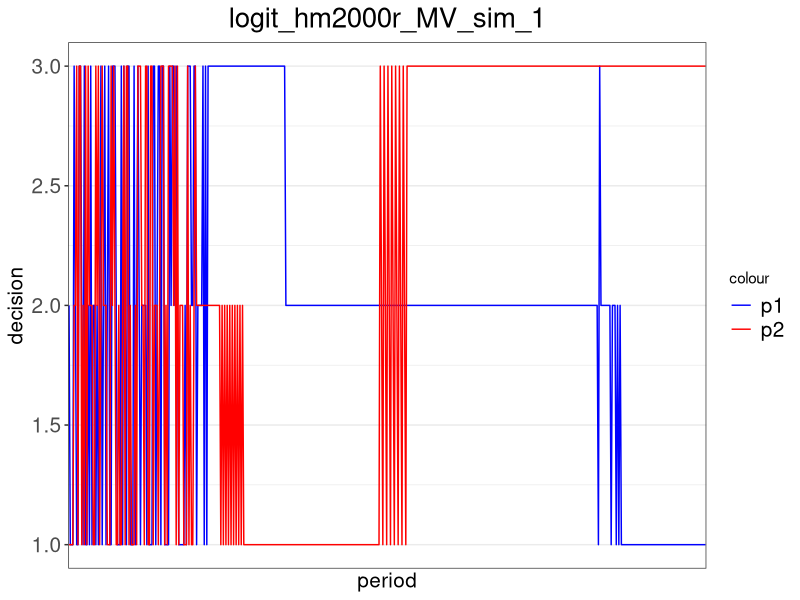
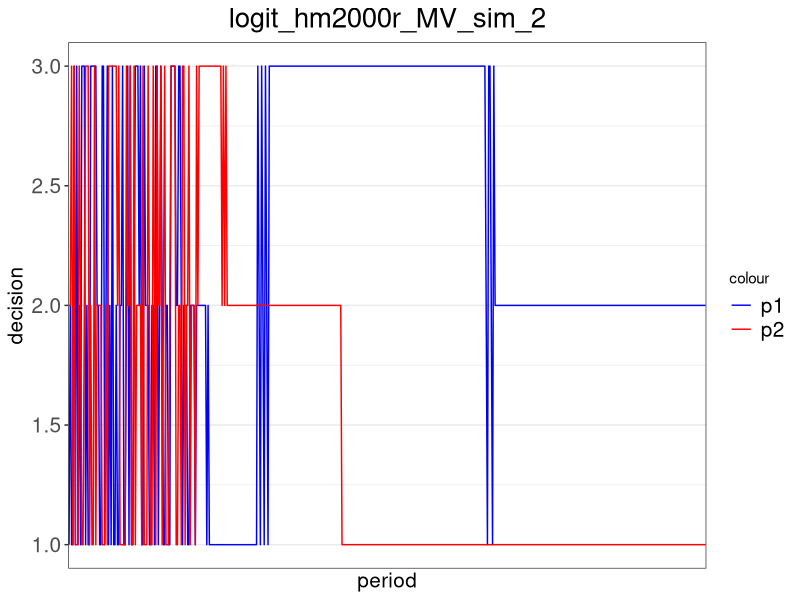
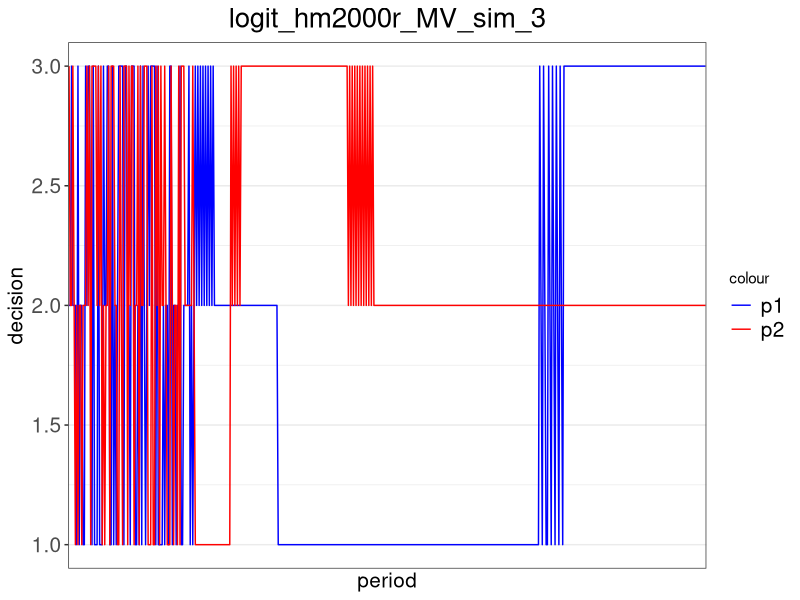
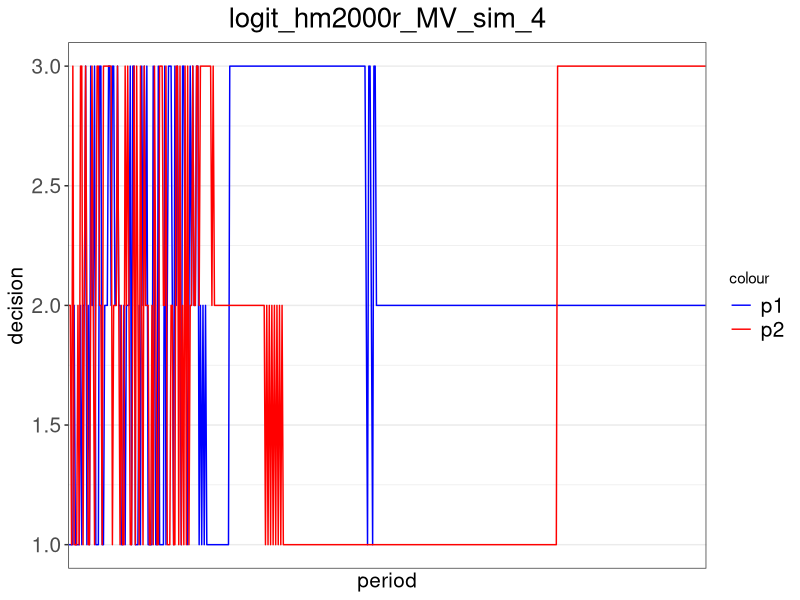
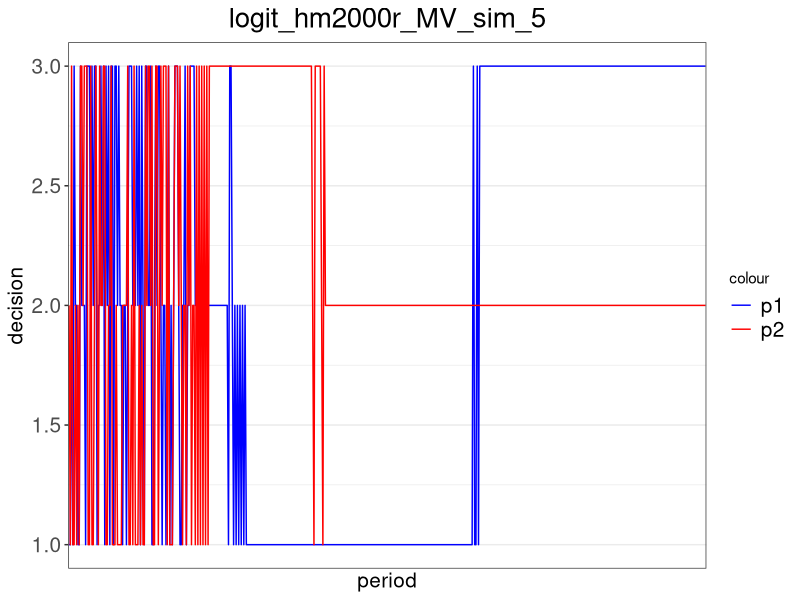
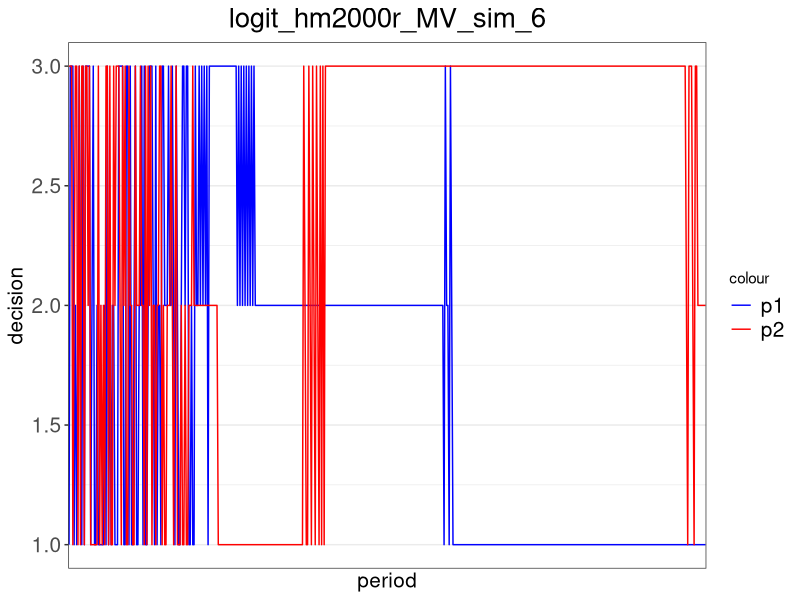
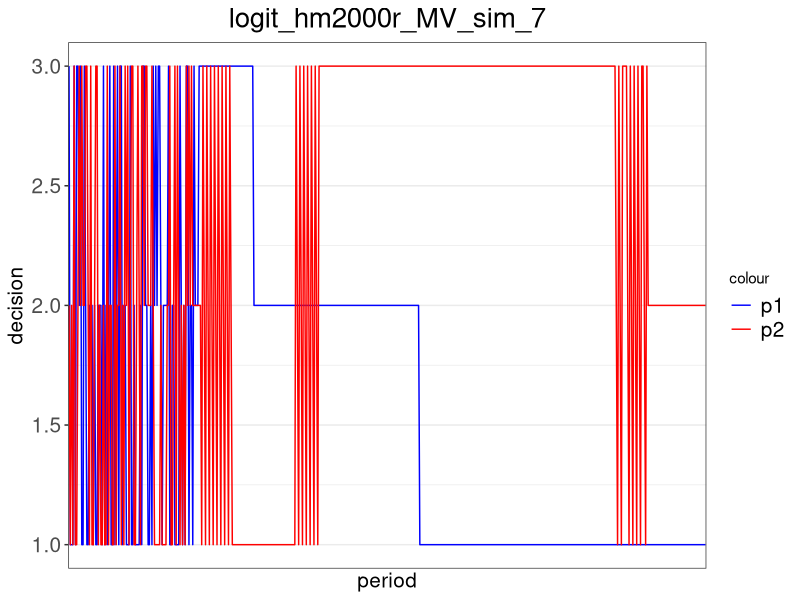
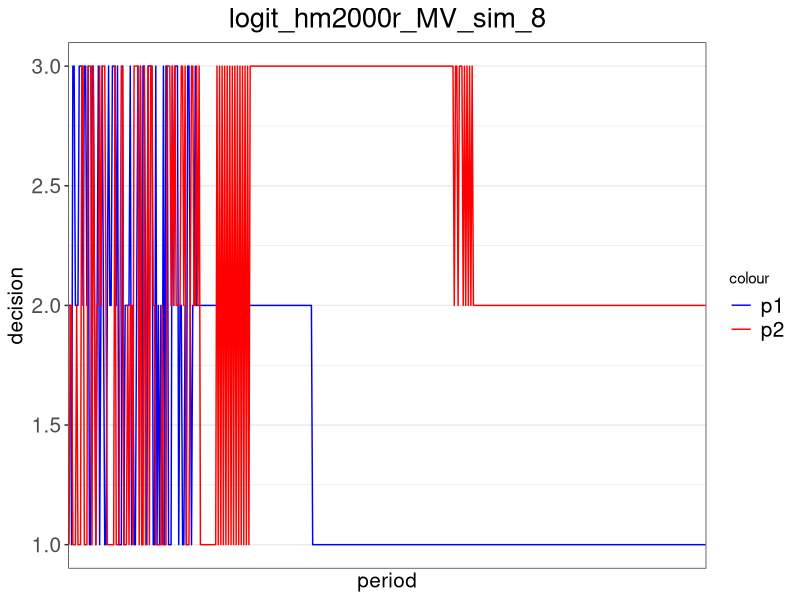

These charts were generated, in order, by the following R code: (Note: this script raises an error after producing the figures.)
##### Packages and Payoff #####
# add package
library(ggplot2)

# set up the payoff matrix
pay_MV = matrix(c(0,200,100,100,0,200,200,100,0),3,3) # payoff matrix 3x3

# build the payoff function (chicken, can be switched to MV)
payoff = function(my_choice, your_choice){
  return(pay_MV[my_choice, your_choice])
}


##### HM2000 (regret1) #####
# build the regret function for action m (m is 1,2,or 3) under HM2000
regret_hm2000 = function(m, iteration, my_history, your_history){
  
  # calculate the length of history
  len_history = iteration - 1
  
  # get my most recent decision
  lastchoice = my_history[len_history]
  
  # create a regret payoff term
  my_regret = rep(0, len_history)
  
  # loop over previous periods to replace the choice with decision 1
  for (i in 1:len_history){
    if (my_history[i] == lastchoice){
      my_regret[i] = payoff(m, your_history[i])
    }
    else{
      my_regret[i] = payoff(my_history[i], your_history[i])
    }
  }
  
  # calculate and return the regret
  return(mean(my_regret))
}


# build the decision function based on the regret function under HM2000
decision_hm2000 = function(mu, iteration, my_history, your_history){
  
  # get my most recent decision
  lastchoice = my_history[iteration-1]
  
  # compute regret for all possible decisions
  regret1 = regret_hm2000(1, iteration, my_history, your_history)
  regret2 = regret_hm2000(2, iteration, my_history, your_history)
  regret3 = regret_hm2000(3, iteration, my_history, your_history)
  
  # calculate the decision when my last choice is 1
  if (lastchoice == 1){
    if (regret1 == max(regret1, regret2, regret3)){return(1)}
    else{
      # switch with a positive probability from 1 to 2 or from 1 to 3
      seed2 = runif(1,0,1)
      prob2 = (regret2-regret1)/mu
      seed3 = runif(1,0,1)
      prob3 = (regret3-regret1)/mu
      if (seed2<=prob2 & seed3>prob3){return(2)}
      else if (seed2>prob2 & seed3<=prob3){return(3)}
      else if (seed2>prob2 & seed3>prob3){return(1)}
      else{
        if (prob2>prob3){return(2)}
        else if (prob2<prob3){return(3)}
        else{return(sample(c(2,3), 1))}
      }
    }
  }
  
  # calculate the decision when my last choice is 2
  if (lastchoice == 2){
    if (regret2 == max(regret1, regret2, regret3)){return(2)}
    else{
      # switch with a positive probability from 2 to 1 or from 2 to 3
      seed1 = runif(1,0,1)
      prob1 = (regret1-regret2)/mu
      seed3 = runif(1,0,1)
      prob3 = (regret3-regret2)/mu
      if (seed1<=prob1 & seed3>prob3){return(1)}
      else if (seed1>prob1 & seed3<=prob3){return(3)}
      else if (seed1>prob1 & seed3>prob3){return(2)}
      else{
        if (prob1>prob3){return(1)}
        else if (prob1<prob3){return(3)}
        else{return(sample(c(1,3), 1))}
      }
    }
  }
  
  # calculate the decision when my last choice is 2
  if (lastchoice == 3){
    if (regret3 == max(regret1, regret2, regret3)){return(3)}
    else{
      # switch with a positive probability from 2 to 1 or from 2 to 3
      seed1 = runif(1,0,1)
      prob1 = (regret1-regret3)/mu
      seed2 = runif(1,0,1)
      prob2 = (regret2-regret3)/mu
      if (seed1<=prob1 & seed2>prob2){return(1)}
      else if (seed1>prob1 & seed2<=prob2){return(2)}
      else if (seed1>prob1 & seed2>prob2){return(3)}
      else{
        if (prob1>prob2){return(1)}
        else if (prob1<prob2){return(2)}
        else{return(sample(c(1,2), 1))}
      }
    }
  }
}


# build the decision function based on logit response
decision_hm2000_logit = function(mu, beta, iteration, my_history, your_history){
  
  # compute regret for all possible decisions
  regret1 = regret_hm2000(1, iteration, my_history, your_history)
  regret2 = regret_hm2000(2, iteration, my_history, your_history)
  regret3 = regret_hm2000(3, iteration, my_history, your_history)
  
  # using logit response to calculate the probability of choosing each strategy
  prob = c(0,0,0)
  prob[1] = exp(beta[1]*regret1)/(exp(beta[1]*regret1) + exp(beta[2]*regret2) + exp(beta[3]*regret3))
  prob[2] = exp(beta[2]*regret2)/(exp(beta[1]*regret1) + exp(beta[2]*regret2) + exp(beta[3]*regret3))
  prob[3] = exp(beta[3]*regret3)/(exp(beta[1]*regret1) + exp(beta[2]*regret2) + exp(beta[3]*regret3))
  
  # randomly determine the decision
  seed = runif(1,0,1)
  if (seed <= prob[1]){return(1)}
  else if (seed > prob[1] & seed <= prob[1]+prob[2]){return(2)}
  else{return(3)}
}


##### Average Historical Payoff (regret2) #####
# build the regret function for action m (m is 1,2,or 3) under HM2000
regret_avgpay = function(m, iteration, my_history, your_history){
  
  # calculate the length of history
  len_history = iteration - 1
  
  # create a regret payoff term
  my_regret = 0
  period = 0
  
  # loop over previous periods to calculate the total historical payoff
  for (i in 1:len_history){
    if (my_history[i] == m){
      my_regret = my_regret + payoff(my_history[i], your_history[i])
      period = period + 1
    }
  }
  
  # return the average historical payoff
  if (period == 0){return(0)}
  else{
    return(my_regret/period)
  }
}


# build the decision function based on the regret function under HM2000
decision_avgpay = function(mu, iteration, my_history, your_history){
  
  # get my most recent decision
  lastchoice = my_history[iteration-1]
  
  # compute regret for all possible decisions
  regret1 = regret_avgpay(1, iteration, my_history, your_history)
  regret2 = regret_avgpay(2, iteration, my_history, your_history)
  regret3 = regret_avgpay(3, iteration, my_history, your_history)
  
  # calculate the decision when my last choice is 1
  if (lastchoice == 1){
    if (regret1 == max(regret1, regret2, regret3)){return(1)}
    else{
      # switch with a positive probability from 1 to 2 or from 1 to 3
      seed2 = runif(1,0,1)
      prob2 = (regret2-regret1)/mu
      seed3 = runif(1,0,1)
      prob3 = (regret3-regret1)/mu
      if (seed2<=prob2 & seed3>prob3){return(2)}
      else if (seed2>prob2 & seed3<=prob3){return(3)}
      else if (seed2>prob2 & seed3>prob3){return(1)}
      else{
        if (prob2>prob3){return(2)}
        else if (prob2<prob3){return(3)}
        else{return(sample(c(2,3), 1))}
      }
    }
  }
  
  # calculate the decision when my last choice is 2
  if (lastchoice == 2){
    if (regret2 == max(regret1, regret2, regret3)){return(2)}
    else{
      # switch with a positive probability from 2 to 1 or from 2 to 3
      seed1 = runif(1,0,1)
      prob1 = (regret1-regret2)/mu
      seed3 = runif(1,0,1)
      prob3 = (regret3-regret2)/mu
      if (seed1<=prob1 & seed3>prob3){return(1)}
      else if (seed1>prob1 & seed3<=prob3){return(3)}
      else if (seed1>prob1 & seed3>prob3){return(2)}
      else{
        if (prob1>prob3){return(1)}
        else if (prob1<prob3){return(3)}
        else{return(sample(c(1,3), 1))}
      }
    }
  }
  
  # calculate the decision when my last choice is 2
  if (lastchoice == 3){
    if (regret3 == max(regret1, regret2, regret3)){return(3)}
    else{
      # switch with a positive probability from 2 to 1 or from 2 to 3
      seed1 = runif(1,0,1)
      prob1 = (regret1-regret3)/mu
      seed2 = runif(1,0,1)
      prob2 = (regret2-regret3)/mu
      if (seed1<=prob1 & seed2>prob2){return(1)}
      else if (seed1>prob1 & seed2<=prob2){return(2)}
      else if (seed1>prob1 & seed2>prob2){return(3)}
      else{
        if (prob1>prob2){return(1)}
        else if (prob1<prob2){return(2)}
        else{return(sample(c(1,2), 1))}
      }
    }
  }
}


# build the decision function based on logit response
decision_avgpay_logit = function(mu, beta, iteration, my_history, your_history){
  
  # compute regret for all possible decisions
  regret1 = regret_avgpay(1, iteration, my_history, your_history)
  regret2 = regret_avgpay(2, iteration, my_history, your_history)
  regret3 = regret_avgpay(3, iteration, my_history, your_history)
  
  # using logit response to calculate the probability of choosing each strategy
  prob = c(0,0,0)
  prob[1] = exp(beta[1]*regret1)/(exp(beta[1]*regret1) + exp(beta[2]*regret2) + exp(beta[3]*regret3))
  prob[2] = exp(beta[2]*regret2)/(exp(beta[1]*regret1) + exp(beta[2]*regret2) + exp(beta[3]*regret3))
  prob[3] = exp(beta[3]*regret3)/(exp(beta[1]*regret1) + exp(beta[2]*regret2) + exp(beta[3]*regret3))
  
  # randomly determine the decision
  seed = runif(1,0,1)
  if (seed <= prob[1]){return(1)}
  else if (seed > prob[1] & seed <= prob[1]+prob[2]){return(2)}
  else{return(3)}
}


##### HM2000 revised (regret3) #####
# build the regret function for action m (m is 1,2,or 3) under HM2000 revised algorithm
regret_hm2000r = function(m, iteration, my_history, your_history){
  
  # calculate the length of history
  len_history = iteration - 1
  
  # get my most recent decision
  lastchoice = my_history[len_history]
  
  # create a regret payoff term
  my_regret = 0
  period = 0
  
  # loop over previous periods to replace the choice with decision 1
  for (i in 1:len_history){
    if (my_history[i] == lastchoice){
      my_regret = my_regret + payoff(m, your_history[i])
      period = period + 1
    }
  }
  
  # calculate and return the regret
  return(my_regret/period)
}


# build the decision function based on the regret function under HM2000 revised algorithm
decision_hm2000r = function(mu, iteration, my_history, your_history){
  
  # get my most recent decision
  lastchoice = my_history[iteration-1]
  
  # compute regret for all possible decisions
  regret1 = regret_hm2000r(1, iteration, my_history, your_history)
  regret2 = regret_hm2000r(2, iteration, my_history, your_history)
  regret3 = regret_hm2000r(3, iteration, my_history, your_history)
  
  # calculate the decision when my last choice is 1
  if (lastchoice == 1){
    if (regret1 == max(regret1, regret2, regret3)){return(1)}
    else{
      # switch with a positive probability from 1 to 2 or from 1 to 3
      seed2 = runif(1,0,1)
      prob2 = (regret2-regret1)/mu
      seed3 = runif(1,0,1)
      prob3 = (regret3-regret1)/mu
      if (seed2<=prob2 & seed3>prob3){return(2)}
      else if (seed2>prob2 & seed3<=prob3){return(3)}
      else if (seed2>prob2 & seed3>prob3){return(1)}
      else{
        if (prob2>prob3){return(2)}
        else if (prob2<prob3){return(3)}
        else{return(sample(c(2,3), 1))}
      }
    }
  }
  
  # calculate the decision when my last choice is 2
  if (lastchoice == 2){
    if (regret2 == max(regret1, regret2, regret3)){return(2)}
    else{
      # switch with a positive probability from 2 to 1 or from 2 to 3
      seed1 = runif(1,0,1)
      prob1 = (regret1-regret2)/mu
      seed3 = runif(1,0,1)
      prob3 = (regret3-regret2)/mu
      if (seed1<=prob1 & seed3>prob3){return(1)}
      else if (seed1>prob1 & seed3<=prob3){return(3)}
      else if (seed1>prob1 & seed3>prob3){return(2)}
      else{
        if (prob1>prob3){return(1)}
        else if (prob1<prob3){return(3)}
        else{return(sample(c(1,3), 1))}
      }
    }
  }
  
  # calculate the decision when my last choice is 2
  if (lastchoice == 3){
    if (regret3 == max(regret1, regret2, regret3)){return(3)}
    else{
      # switch with a positive probability from 2 to 1 or from 2 to 3
      seed1 = runif(1,0,1)
      prob1 = (regret1-regret3)/mu
      seed2 = runif(1,0,1)
      prob2 = (regret2-regret3)/mu
      if (seed1<=prob1 & seed2>prob2){return(1)}
      else if (seed1>prob1 & seed2<=prob2){return(2)}
      else if (seed1>prob1 & seed2>prob2){return(3)}
      else{
        if (prob1>prob2){return(1)}
        else if (prob1<prob2){return(2)}
        else{return(sample(c(1,2), 1))}
      }
    }
  }
}


# build the decision function based on logit response
decision_hm2000r_logit = function(mu, beta, iteration, my_history, your_history){
  
  # compute regret for all possible decisions
  regret1 = regret_hm2000r(1, iteration, my_history, your_history)
  regret2 = regret_hm2000r(2, iteration, my_history, your_history)
  regret3 = regret_hm2000r(3, iteration, my_history, your_history)
  
  # using logit response to calculate the probability of choosing each strategy
  prob = c(0,0,0)
  prob[1] = exp(beta[1]*regret1)/(exp(beta[1]*regret1) + exp(beta[2]*regret2) + exp(beta[3]*regret3))
  prob[2] = exp(beta[2]*regret2)/(exp(beta[1]*regret1) + exp(beta[2]*regret2) + exp(beta[3]*regret3))
  prob[3] = exp(beta[3]*regret3)/(exp(beta[1]*regret1) + exp(beta[2]*regret2) + exp(beta[3]*regret3))
  
  # randomly determine the decision
  seed = runif(1,0,1)
  if (seed <= prob[1]){return(1)}
  else if (seed > prob[1] & seed <= prob[1]+prob[2]){return(2)}
  else{return(3)}
}


##### Simulation Output #####
# set up the parameters for the simulation
mu = 1000 # HM2000 probability parameter
n = 500 # number of periods in each simulation
sim = 100 # number of simulations
experiment = 100 # number of experimentation periods where players randomly make decisions

# set up the joint density matrix
joint_density = matrix(c(0,0,0,0,0,0,0,0,0),3,3)

# run the simulations
for (s in 1:sim){
  
  # set up the vectors for choices and game parameters
  history_p1 = rep(0, n)
  history_p2 = rep(0, n)
  
  # calculate the experimentation periods with random starting decisions
  history_p1[1:experiment] = sample(1:3, experiment, replace = TRUE)
  history_p2[1:experiment] = sample(1:3, experiment, replace = TRUE)
  
  # calculate the rest of the decisions to n periods
  for (i in (experiment+1):n){
    history_p1[i] = decision_hm2000r_logit(mu, c(1,1,1), i, history_p1, history_p2)
    history_p2[i] = decision_hm2000r_logit(mu, c(1,1,1), i, history_p2, history_p1)
    
    # update the joint density matrix
    if (history_p1[i]==1 & history_p2[i]==1){joint_density[1,1]=joint_density[1,1]+1}
    else if (history_p1[i]==1 & history_p2[i]==2){joint_density[1,2]=joint_density[1,2]+1}
    else if (history_p1[i]==1 & history_p2[i]==3){joint_density[1,3]=joint_density[1,3]+1}
    else if (history_p1[i]==2 & history_p2[i]==1){joint_density[2,1]=joint_density[2,1]+1}
    else if (history_p1[i]==2 & history_p2[i]==2){joint_density[2,2]=joint_density[2,2]+1}
    else if (history_p1[i]==2 & history_p2[i]==3){joint_density[2,3]=joint_density[2,3]+1}
    else if (history_p1[i]==3 & history_p2[i]==1){joint_density[3,1]=joint_density[3,1]+1}
    else if (history_p1[i]==3 & history_p2[i]==2){joint_density[3,2]=joint_density[3,2]+1}
    else{joint_density[3,3]=joint_density[3,3]+1}
  }
  
  # create the dataset for figures
  df = data.frame(
    p1_choice = history_p1,
    p2_choice = history_p2,
    period = 1:n
  )
  
  # graph the decision making
  title = paste('logit_hm2000r', 'MV', 'sim', as.character(s), sep = '_')
  file = paste("D:/Dropbox/Working Papers/Correlated Equilibrium/data/simulations/", title, sep = "")
  file = paste(file, ".png", sep = "")
  png(file, width = 600, height = 200)
  
  pic = ggplot(data = df) +
    geom_line(aes(x=period, y=p1_choice, colour='blue')) +
    geom_line(aes(x=period, y=p2_choice, colour='red')) +
    scale_x_discrete(name='period', waiver()) +
    scale_y_continuous(name='decision', limits=c(1,3)) +
    ggtitle(title) + 
    theme_bw() + 
    scale_colour_manual(values=c('blue', 'red'), labels=c('p1', 'p2')) +
    theme(plot.title = element_text(hjust = 0.5, size = 20), legend.text = element_text(size = 15),
          axis.title.x = element_text(size = 15), axis.title.y = element_text(size = 15),
          axis.text.x = element_text(size = 15), axis.text.y = element_text(size = 15))
  
  print(pic)
  dev.off()
}

# normalize the joint density matrix
joint_density = round(joint_density/sum(joint_density), 3)
xtable(joint_density, caption = title)

